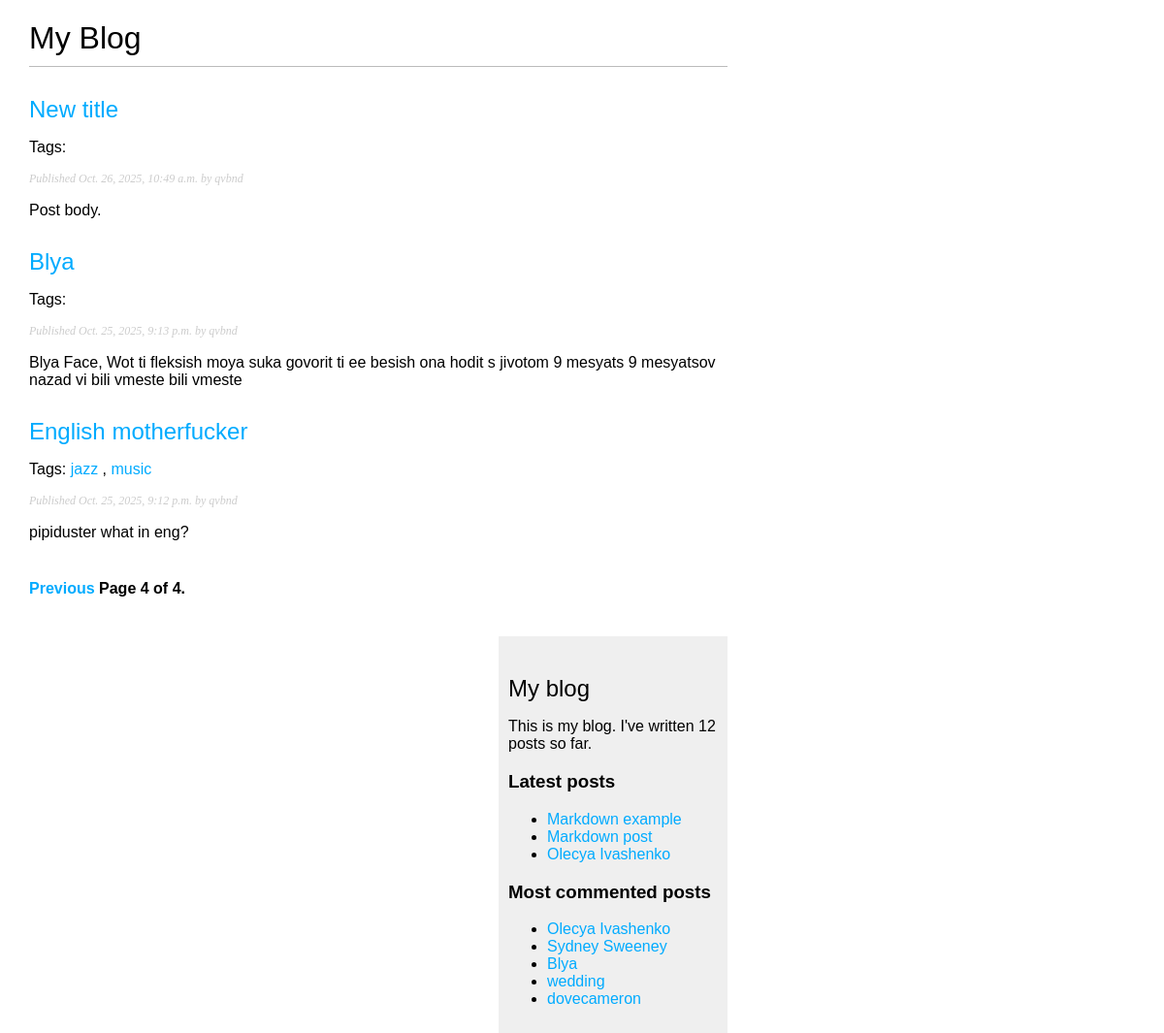
The app's page /blog/?page=4 with its own data.
### blog/models.py (models this page shows, shortened)
class Post(models.Model):
    class Status(models.TextChoices):
        DRAFT = 'DF', 'Draft'
        PUBLISHED = 'PB', 'Published'
    title = models.CharField(max_length=250)
    slug = models.SlugField(max_length=250,
                                            unique_for_date='publish')
    author = models.ForeignKey(User,
                                            on_delete=models.CASCADE,
                                            related_name='blog_posts')
    body = models.TextField()
    publish = models.DateTimeField(default=timezone.now)
    created = models.DateTimeField(auto_now_add=True)
    updated = models.DateTimeField(auto_now=True)
    status = models.CharField(max_length=2,
                                                choices=Status.choices,
                                                default=Status.DRAFT)
    tags = TaggableManager()
    objects = models.Manager()
    published = PublishedManager()
    class Meta:
        ordering = ['-publish']
        indexes = [
            models.Index(fields=['-publish']),
        ]
    def get_absolute_url(self):
        return reverse('blog:post_detail',
                       args=[self.publish.year,
                             self.publish.month,
                             self.publish.day,
                             self.slug])

### blog/views.py (the view)
# urls.py: path('', views.post_list, name='post_list'),
def post_list(request, tag_slug=None):
    posts_list = Post.published.all()
    tag = None
    if tag_slug:
        tag = get_object_or_404(Tag, slug=tag_slug)
        posts_list = posts_list.filter(tags__in=[tag])
    paginator = Paginator(posts_list, 3)
    page_number = request.GET.get('page')
    try:
        posts = paginator.page(page_number)
    except PageNotAnInteger:
        posts = paginator.page(1)
    except EmptyPage:
        posts = paginator.page(paginator.num_pages)
    return render(request,
                  'blog/post/list.html',
                  {'posts': posts,
                   'tag': tag})

### blog/models.py (called while the page is built)
    def get_queryset(self):
        return super().get_queryset()\
                        .filter(status=Post.Status.PUBLISHED)

### blog/templatetags/blog_tags.py (called while the page is built)
@register.simple_tag
def total_posts():
    return Post.published.count()

@register.inclusion_tag('blog/post/latest_posts.html')
def show_latest_posts(count=5):
    latest_posts = Post.published.order_by('-publish')[:count]
    return {'latest_posts': latest_posts}

@register.simple_tag
def get_most_commented_posts(count=5) -> PublishedManager:
    return Post.published.annotate(
        total_comments=Count('comments')
    ).order_by('-total_comments')[:count]

@register.filter(name='markdown')
def markdown_format(text):
    return mark_safe(markdown.markdown(text))

### blog/templates/blog/post/list.html (shortened to what this page needs)
{% extends "blog/base.html" %}
{% load blog_tags %}
{% block content %}
    <h1>My Blog</h1>
    {% for post in posts%}
        <h2>
            <a href="{{ post.get_absolute_url }}">
                {{ post.title}}
            </a>
        </h2>
        <p class="tags">
            Tags:
            {% for tag in post.tags.all %}
                <a href="{% url "blog:post_list_by_tag" tag.slug %}">
                    {{ tag.name }}
                </a>
                {% if not forloop.last %}, {% endif %}
            {% endfor %}
        </p>
        <p class="date">
            Published {{ post.publish }} by {{ post.author }}
        </p>
        {{ post.body|markdown|truncatewords_html:30 }}
    {% endfor %}
    {% include "pagination.html" with page=posts %}
{% endblock %}

### blog/templates/blog/base.html (shortened to what this page needs)
{% load blog_tags %}
{% load static %}
<!DOCTYPE html>
<html>
<head>
    <link href="{% static "css/blog.css" %}" rel="stylesheet">
</head>
<body>
    <div id="content">
        {% block content %}
        {% endblock %}
    </div>
    <div id="sidebar">
        <h2>My blog</h2>
        <p>
            This is my blog.
            I've written {% total_posts %} posts so far.
        </p>
        <h3>Latest posts</h3>
        {% show_latest_posts 3 %}
        <h3>Most commented posts</h3>
        {% get_most_commented_posts as most_commented_posts %}
        <ul>
            {% for post in most_commented_posts %}
            <li>
                <a href="{{ post.get_absolute_url }}">{{ post.title }}</a>
            </li>
            {% endfor %}
        </ul>
    </div>
</body>
</html>

### blog/templates/blog/post/latest_posts.html
<ul>
    {% for post in latest_posts %}
        <li>
            <a href="{{ post.get_absolute_url }}">{{ post.title }}</a>
        </li>
    {% endfor %}
</ul>

### blog/static/css/blog.css (style rules this page uses)
body { margin:0; padding:0; font-family:helvetica, sans-serif; }
a { color:#00abff; text-decoration:none; }
h1 { font-weight:normal; border-bottom:1px solid #bbb; padding:0 0 10px 0; }
h2 { font-weight:normal; margin:30px 0 0; }
#content { float:left; width:60%; padding:0 0 0 30px; }
#sidebar { float:right; width:30%; padding:10px; background:#efefef; height:100%; }
p.date { color:#ccc; font-family: georgia, serif; font-size: 12px; font-style: italic; }

### records on screen
Post: title "New title", publish "Oct. 26, 2025, 10:49 a.m.", author "qvbnd", body "Post body."
Post: title "Blya", publish "Oct. 25, 2025, 9:13 p.m.", author "qvbnd", body "Blya Face, Wot ti fleksish moya suka govorit ti ee besish ona hodit s jivotom 9 mesyats 9 mesyatsov nazad vi bili vmeste bili vmeste"
Post: title "English motherfucker", publish "Oct. 25, 2025, 9:12 p.m.", author "qvbnd", body "pipiduster what in eng?"
Tag: name "jazz"
Tag: name "music"
Post: title "Markdown example"
Post: title "Markdown post"
Post: title "Olecya Ivashenko"
Post: title "Sydney Sweeney"
Post: title "wedding"
Post: title "dovecameron"

### other values on screen
{{ page.number }} "4"
{{ page.paginator.num_pages }} "4"
